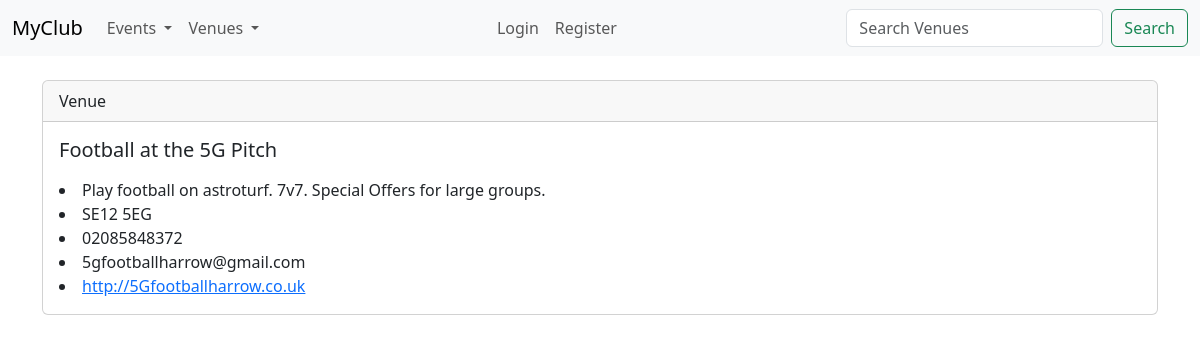
Screenshot of /show_venue/4 with the database file from the repository.
### events/models.py (models this page shows)
class Venue(models.Model):
    name = models.CharField('Venue Name', max_length=120)
    address = models.TextField(blank=True)
    post_code = models.CharField('Postcode', max_length = 10)
    phone = models.CharField('Phone Number', max_length = 15)
    website = models.URLField('Website Address', blank=True)
    email_address = models.EmailField('Email Address', blank=True)
    def __str__(self):
        return self.name

### events/views.py (the view)
# urls.py: path('show_venue/<venue_id>', views.show_venue, name='show-venue'),
def show_venue(request, venue_id):
    venue = Venue.objects.get(pk=venue_id)
    return render(request, 'events/show_venue.html', {'venue':venue})

### events/templates/events/show_venue.html
{% extends 'events/base.html' %}
{% block content %}
        <div class="card">
            <div class="card-header">
                Venue
            </div>
            <div class="card-body">
              <h5 class="card-title"> {{ venue }}</h5>
              <p class="card-text">
                <u1>
                <li>{{venue.address}}  </br></li>
                    <li>{{venue.post_code}}  </br></li>
                        <li>{{venue.phone}}  </br></li>
                            <li>{{venue.email_address}}  </br></li>
                                <li><a href="{{venue.website}}"> {{venue.website}} </br></li>
            </div>
          </div>
{% endblock %}

### rows the page displays
Venue: name "Football at the 5G Pitch", address "Play football on astroturf. 7v7. Special Offers for large groups.", post_code "SE12 5EG", phone "02085848372", email_address "5gfootballharrow@gmail.com", website "http://5Gfootballharrow.co.uk"
